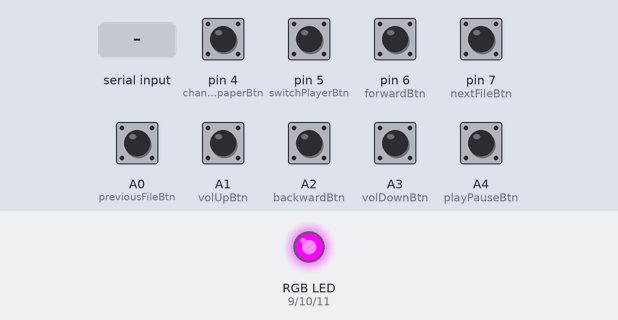
A sketch run on a simulated Arduino Uno, built with avr-gcc and run on an emulated ATmega328P. Shown: an RGB LED mixed from three pins (HIGH = lit). Inputs (shaded band) come from the test bench; at power-on: A0 (previousFileBtn), A1 (volUpBtn), A2 (backwardBtn), A3 (volDownBtn), A4 (playPauseBtn), pin 4 (changeWallpaperBtn), pin 5 (switchPlayerBtn), pin 6 (forwardBtn), pin 7 (nextFileBtn) HIGH. What the sketch prints to the serial monitor is not drawn.

Above: at 1.2 s.
1.3 s: byte 15 (15) received over Serial
3.2 s: byte 22 (22) received over Serial
At 3.5 s:
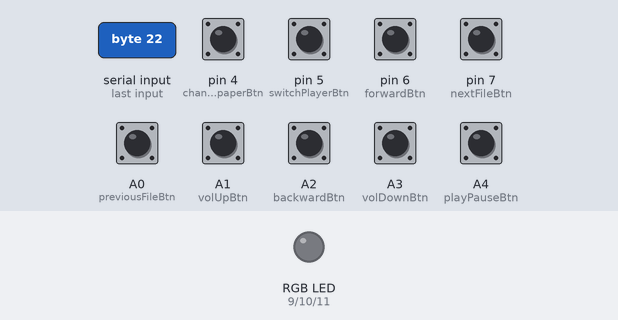
7.8 s: byte 42 (42) received over Serial
Timing chart, 0 to 10.8 s (numbered marks = the images above; inputs shaded):
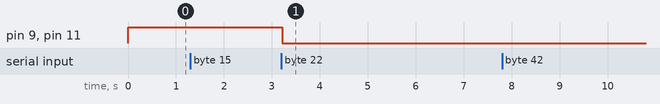

The sketch:

program.ino
```cpp
#include <IRremote.h>
#include <IRremoteInt.h>

int recvPin = 8;
int redPin = 9;
int greenPin = 10;
int bluePin = 11;

int previousFileBtn = A0;
int volUpBtn = A1;
int backwardBtn = A2;
int volDownBtn = A3;
int playPauseBtn = A4;

int changeWallpaperBtn = 4;
int switchPlayerBtn = 5;
int forwardBtn = 6;
int nextFileBtn = 7;

IRrecv irrecv(recvPin);
decode_results results;

//    red, green, blue
int colors[7][3] =
    {
        {255, 0, 255}, // green
        {0, 255, 255}, // red
        {255, 255, 0}, // blue
        {0, 0, 255},   // yellow
        {0, 255, 0},   // pink
        {0, 0, 0}      // white
};
int standbyColorIndex = 0;

void setup()
{
  Serial.begin(9600);
  pinMode(redPin, OUTPUT);
  pinMode(greenPin, OUTPUT);
  pinMode(bluePin, OUTPUT);

  pinMode(volDownBtn, INPUT_PULLUP);
  pinMode(volUpBtn, INPUT_PULLUP);
  pinMode(playPauseBtn, INPUT_PULLUP);
  pinMode(switchPlayerBtn, INPUT_PULLUP);
  pinMode(nextFileBtn, INPUT_PULLUP);
  pinMode(previousFileBtn, INPUT_PULLUP);
  pinMode(forwardBtn, INPUT_PULLUP);
  pinMode(backwardBtn, INPUT_PULLUP);
  pinMode(changeWallpaperBtn, INPUT_PULLUP);

  irrecv.enableIRIn();
}

unsigned int pulseIndex = 255;
int pulseStep = 5;
int pulseMin = 20;
int pulseMax = 255;
bool doIncrementPulse = false;
bool isPulsating = false;

long lastIrCodeReadTime = -1;
int lastPrintedIrCode = -1;
long lastDuplicateIrCodeReadTime = 0;

long lastButtonPressTime = -1;

bool sleeping = false;

int serialPrintCount = 0;
long lastSerialPrintTime = -1;

void loop()
{
  if (irrecv.decode(&results))
  {
    processIR(&results);
    irrecv.resume();
  }

  if (Serial.available())
  {
    int input = Serial.read();
    processSerialInput(input);
  }

  processButtons();

  if (sleeping)
  {
    turnLightOff();
  }
  else
  {
    if (isPulsating)
    {
      pulsate();
    }
    else
    {
      setColor(colors[standbyColorIndex]);
    }
  }
}

void pulsate()
{
  if (!isPulsating)
  {
    return;
  }

  if (pulseIndex <= pulseMax && doIncrementPulse)
  {
    pulseIndex = pulseIndex + pulseStep;

    if (pulseIndex >= pulseMax)
    {
      isPulsating = false;
      doIncrementPulse = false;
    }
  }
  else
  {
    doIncrementPulse = false;
    pulseIndex = pulseIndex - pulseStep;

    if (pulseIndex == pulseMin)
    {
      doIncrementPulse = true;
    }
  }

  int red = colors[standbyColorIndex][0];
  if (red == 255)
  {
    analogWrite(redPin, pulseIndex);
  }

  int green = colors[standbyColorIndex][1];
  if (green == 255)
  {
    analogWrite(greenPin, pulseIndex);
  }

  int blue = colors[standbyColorIndex][2];
  if (blue == 255)
  {
    if (pulseIndex == 225)
    {
      analogWrite(bluePin, 0);
    }
    else
    {
      analogWrite(bluePin, 255);
    }
  }

  delay(5);
}

void setColor(int color[])
{
  analogWrite(redPin, color[0]);
  analogWrite(greenPin, color[1]);
  analogWrite(bluePin, color[2]);
}

void turnLightOff()
{
  pinMode(redPin, INPUT);
  pinMode(greenPin, INPUT);
  pinMode(bluePin, INPUT);
  delay(10);
  pinMode(redPin, OUTPUT);
  pinMode(greenPin, OUTPUT);
  pinMode(bluePin, OUTPUT);
}

void processIR(decode_results *results)
{
  if (results->decode_type == UNKNOWN)
  {
    return;
  }

  if (lastIrCodeReadTime != -1)
  {
    long timeElapsedSinceLastIrCodePrint = millis() - lastIrCodeReadTime;

    // timeElapsedSinceLastIrCodePrint
    // Old remote this time varies between 42 and 43
    // New remote this time varies between 106 and 108

    if (timeElapsedSinceLastIrCodePrint >= 44 && timeElapsedSinceLastIrCodePrint <= 50)
    {
      delay(1);
      lastIrCodeReadTime = millis();
      return;
    }
  }

  int irCodeValue = results->value;
  if (irCodeValue == -1)
  {
    long timeElapsedSinceLastDuplicateIrCodePrint = millis() - lastDuplicateIrCodeReadTime;
    irCodeValue = lastPrintedIrCode;

    lastDuplicateIrCodeReadTime = millis();

    // timeElapsedSinceLastDuplicateIrCodePrint
    // Old remote this time is around 7500 and value used was 45
    // New remote this time is around 5000 and value used was 200
    if (timeElapsedSinceLastDuplicateIrCodePrint >= 200)
    {
      return;
    }
  }

  serialPrint(irCodeValue);

  lastPrintedIrCode = irCodeValue;
  lastIrCodeReadTime = millis();
}

void processSerialInput(int input)
{
  if (input == 15)
  //if (input == 49) // for debug type 1
  {
    isPulsating = true;
  }

  if (input >= 0 && input <= 5)
  {
    standbyColorIndex = input;
  }

  if (input == 42)
  {
    Serial.println("This is remote!");
  }

  if (input == 22)
  {
    sleeping = true;
  }

  if (input == 23)
  {
    sleeping = false;
  }
}

bool isButtonPressed(int buttonPin)
{
  if (digitalRead(buttonPin) == LOW)
  {
    long timeElapsedSinceLastButtonPress = millis() - lastButtonPressTime;
    if (timeElapsedSinceLastButtonPress < 200)
    {
      return false;
    }

    lastButtonPressTime = millis();

    return true;
  }

  return false;
}

void processButtons()
{
  if (isButtonPressed(switchPlayerBtn))
  {
    // serialPrint(21538);
    serialPrint(255);
  }

  if (isButtonPressed(playPauseBtn))
  {
    //serialPrint(9766);
    serialPrint(2805);
  }

  if (isButtonPressed(volUpBtn))
  {
    // serialPrint(9250);
    serialPrint(-5611);
  }

  if (isButtonPressed(volDownBtn))
  {
    //  serialPrint(25634);
    serialPrint(2295);
  }

  if (isButtonPressed(nextFileBtn))
  {
    //serialPrint(17958);
    serialPrint(6375);
  }

  if (isButtonPressed(previousFileBtn))
  {
    // serialPrint(1574);
    serialPrint(10455);
  }

  if (isButtonPressed(forwardBtn))
  {
    // serialPrint(26406);
    serialPrint(20655);
  }

  if (isButtonPressed(backwardBtn))
  {
    //  serialPrint(5926);
    serialPrint(-1531);
  }

  if (isButtonPressed(changeWallpaperBtn))
  {
    // serialPrint(802);
    serialPrint(31365);
  }
}

void serialPrint(int code)
{
  serialPrintCount++;

  long timeElapsedSinceSerialPrint = millis() - lastSerialPrintTime;

  if (serialPrintCount > 5 && timeElapsedSinceSerialPrint < 100)
  {
    delay(1);
    return;
  }

  Serial.println(code);
  lastSerialPrintTime = millis();
}
```

Measured:
- after the input at 3.2 s, pin 9 (redPin), pin 11 (bluePin): HIGH → LOW at once
